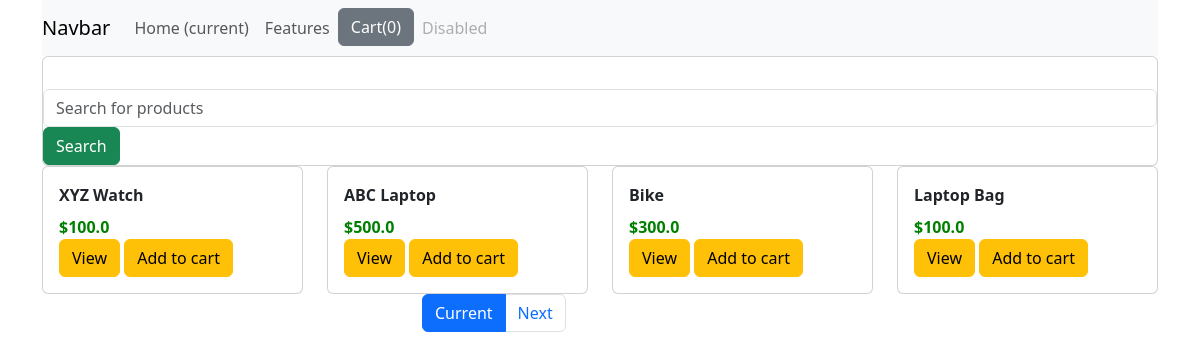
The page / on the database its author committed.
### shop/models.py (models this page shows)
class Products(models.Model):
    title = models.CharField(max_length=200)
    price = models.FloatField()
    discount = models.FloatField()
    category = models.CharField(max_length=200)
    desc = models.TextField()
    image = models.CharField(max_length=300)

### shop/views.py (the view)
# urls.py: path('',views.index,name='index'),
def index(request):
    product_objects = Products.objects.all()
    item_name = request.GET.get('item_name')
    if item_name != '' and item_name is not None:
        product_objects = product_objects.filter(title__icontains=item_name)
    paginator = Paginator(product_objects,4)
    page = request.GET.get('page')
    product_objects = paginator.get_page(page)
    return render(request,'shop/index.html',{'product_objects':product_objects})

### shop/templates/shop/index.html (shortened to what this page needs)
{% load static %}
<!DOCTYPE html>
<html lang="en">
<head>
    <link href="https://cdn.jsdelivr.net/npm/bootstrap@5.3.0-alpha1/dist/css/bootstrap.min.css" rel="stylesheet">
<link rel="stylesheet" href="{% static 'shop/style.css' %}">
</head>
<body>
    <div class="container">
        <div class="row">
            <div class="col-md-12">
                <nav class="navbar navbar-expand-lg navbar-light bg-light">
                    <a class="navbar-brand" href="#">Navbar</a>
                    <div class="collapse navbar-collapse" id="navbarNav">
                      <ul class="navbar-nav">
                        <li class="nav-item active">
                          <a class="nav-link" href="#">Home <span class="sr-only">(current)</span></a>
                        </li>
                        <li class="nav-item">
                          <a class="nav-link" href="#">Features</a>
                        </li>
                        <li class="nav-item">
                            <button id="cart" data-html="true" type="button" class="btn btn-secondary" data-container="body" data-toggle="popover" data-placement="bottom" data-content="Vivamus
sagittis lacus vel augue laoreet rutrum faucibus.">
 Cart(0)
</button>
                        </li>
                        <li class="nav-item">
                          <a class="nav-link disabled" href="#">Disabled</a>
                        </li>
                      </ul>
                    </div>
                  </nav>
            </div>
        </div>
        <div class="row">
            <div class="col-md-12">
                <form class="card card-sa">
                    <div class="card-body row no-gutters align-items-center "></div>
                        <div class="col">
                        <input type="search" name="item_name" placeholder="Search for products" class="form-control form-control-borderless">
                    </div>
                    <div class="col-auto">
                        <button class="btn btn-success" type="submit">Search</button>
                    </div>
                </form>
            </div>
        </div>
        <div class="row">
            {% for product in product_objects %}
            <div class="col-md-3">
                <div class="card">
                    <div class="card-body">
                        <div id="nm{{product.id}}" class="card-title">
                            {{product.title}}
                        </div>
                        <div class="card-text">
                            ${{ product.price}}
                        </div>
                       <a href="/{{ product.id }}" class="btn btn-warning">View</a>
                       <button id="{{ product.id}}" class="btn atc btn-warning">Add to cart</button>
                    </div>
                </div>
            </div>
            {% endfor %}
        </div>
        <div class="row">
            <div class="col-md-3 offset-md-4">
                <ul class="pagination">
                    <li class="page-item active">
                        <a class="page-link" href="?page={{ product_objects.number }}">Current</a>
                    </li>
                   {% if product_objects.has_next %}
                        <li class="page-item">
                            <a class="page-link" href="?page={{ product_objects.next_page_number }}">Next</a>
                        </li>
                    {% endif %}
                </ul>
            </div>
        </div>
    </div>
</body>
</html>

### shop/static/shop/style.css (style rules this page uses)
.card-text { color: green; font-weight: 800; }
.card-title { font-weight: 900; }

### rows shown on the page
Products: title "XYZ Watch", price "100.0"
Products: title "ABC Laptop", price "500.0"
Products: title "Bike", price "300.0"
Products: title "Laptop Bag", price "100.0"
